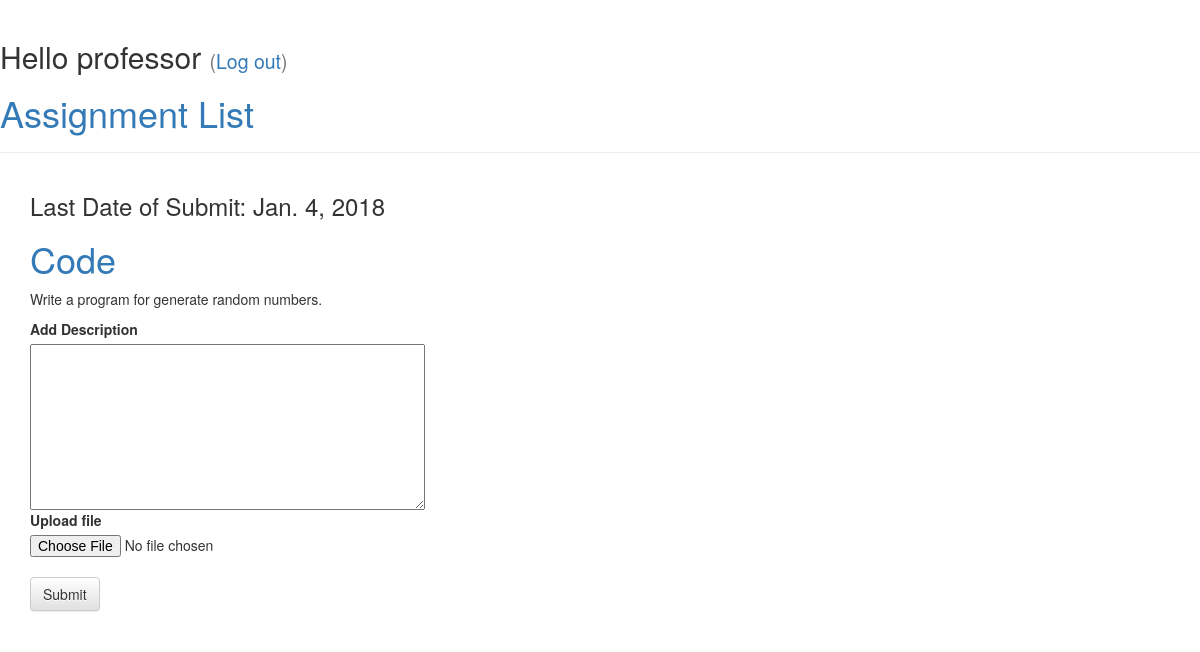
Page /submit/2 (signed in) on the committed database.
### app/models.py (models this page shows, shortened)
class CreateAssignment(models.Model):
    subject = models.CharField(max_length=200)
    title = models.CharField(max_length=200)
    description = models.CharField(max_length=1000)
    submit_date = models.DateField()
    submit_status = models.BooleanField(default=False)

### app/views.py (the view)
@login_required
def detail(request, pk):
    current_user = request.user
    assignment = CreateAssignment.objects.get(pk=pk)
    if request.POST or request.FILES:
        file = request.FILES['file']
        description = request.POST.get('description')
        submit_assignment = SubmitAssignment()
        assignment.submit_status = True
        assignment.save()
        submit_assignment.assignment = assignment
        submit_assignment.description = description
        submit_assignment.file = file
        submit_assignment.submit_by = current_user
        submit_assignment.submit_date = date.today()
        submit_assignment.save()
        ass_list = CreateAssignment.objects.filter().order_by('-id')
        today_date = date.today()
        return render(request, 'app/index.html', {'ass_list': ass_list, 'today_date': today_date})
    else:
        today_date = date.today()
        return render(request, 'app/detail.html', {'assignment': assignment, 'today_date': today_date})

### app/templates/app/detail.html
{% extends 'app/base.html' %}
{% block content %}
{% if assignment %}
    <div class="post">
        <div class="date">
            <h3>Last Date of Submit: {{assignment.submit_date }}</h3>
        </div>
        <h1><a href="">{{ assignment.title }}</a></h1>
        <p>{{ assignment.description}}</p>
        <form action="" method="post" enctype="multipart/form-data">{% csrf_token %}
            <label>Add Description</label><br>
            <textarea rows="8" cols="50" name="description"> </textarea><br>
            <label>Upload file</label>
            <input type="file" name="file">
            <br>
            <button type="submit" class="save btn btn-default">Submit</button>
        </form>
    </div>
{% endif %}
{% endblock %}

### app/templates/app/base.html (shortened to what this page needs)
{% load staticfiles %}
<html>
<head>
    <link rel="stylesheet" href="//maxcdn.bootstrapcdn.com/bootstrap/3.2.0/css/bootstrap.min.css">
    <link rel="stylesheet" href="//maxcdn.bootstrapcdn.com/bootstrap/3.2.0/css/bootstrap-theme.min.css">
</head>
<body>
<div class="page-header">
    {% if user.is_authenticated %}
    <p class="top-menu"><h2>Hello {{ user.username }} <small>(<a href="{% url 'logout' %}">Log out</a>)</small></h2></p>
    {% else %}
    <a href="{% url 'login' %}" class="top-menu"><span class="glyphicon glyphicon-lock"></span></a>
    {% endif %}
    <h1><a href="/">Assignment List</a></h1>
</div>
<div class="content container">
    <div class="row">
        <div class="col-md-8">
            {% block content %}
            {% endblock %}
        </div>
    </div>
</div>
</body>
</html>

### rows in the picture
CreateAssignment: submit_date "Jan. 4, 2018", title "Code", description "Write a program for generate random numbers."

### other values in the picture
{{ user.username }} "professor"
